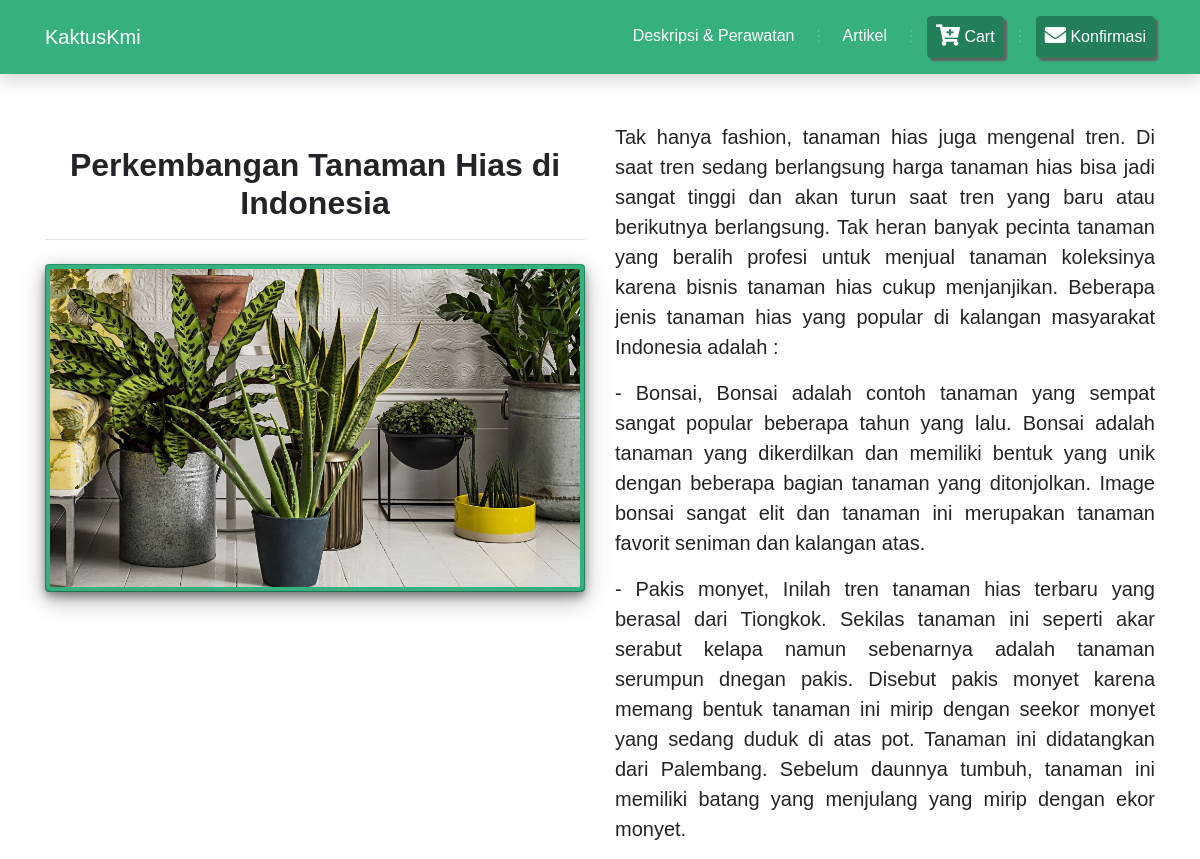
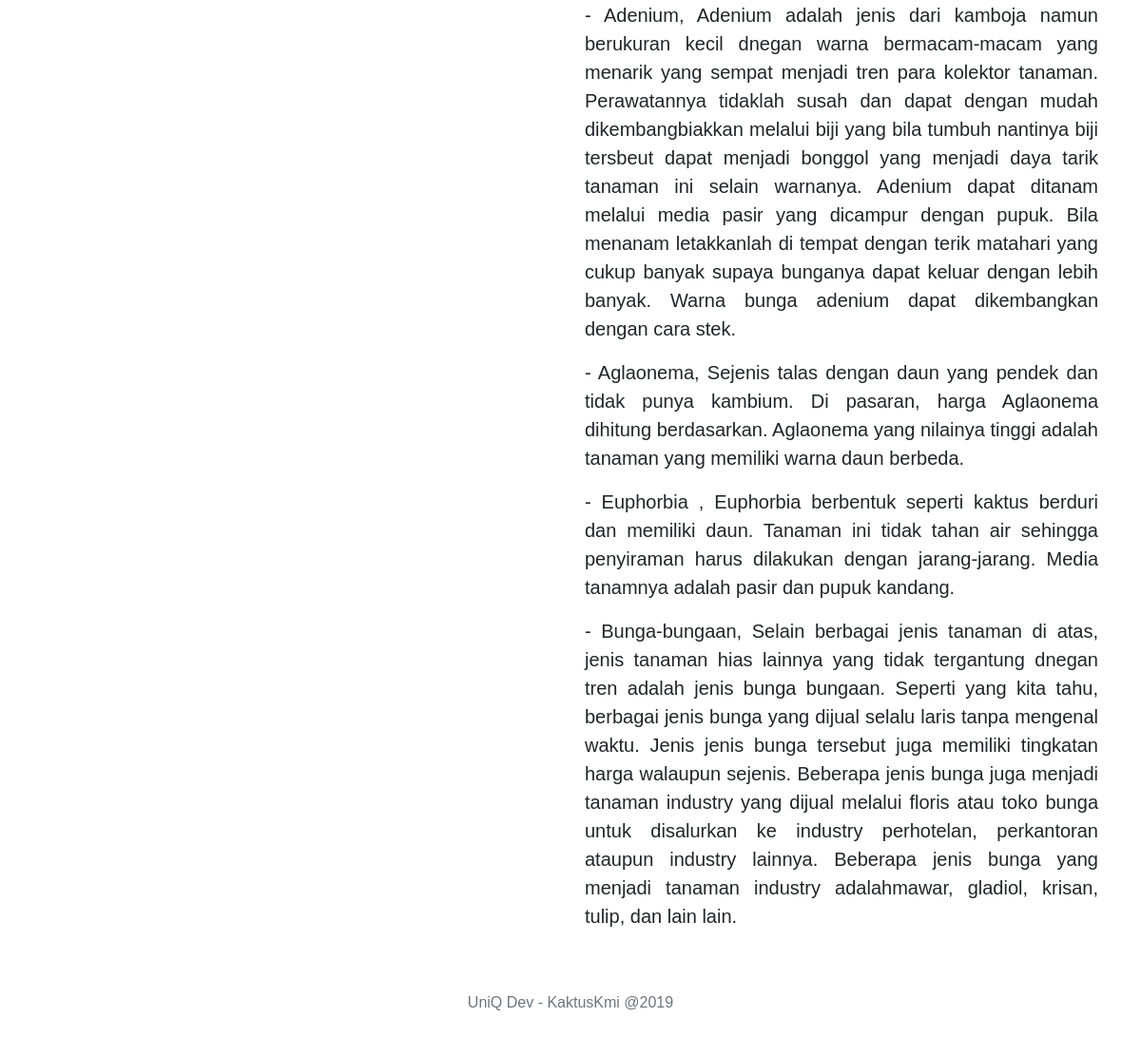
/article/artikel/19, run on the app's committed database (2 pictures, top to bottom).
### tables this page shows
CREATE TABLE `artikel` (
  `kode_artikel` int(11) NOT NULL,
  `judul` varchar(60) NOT NULL,
  `isi` text NOT NULL,
  `tanggal` int(11) NOT NULL,
  `gambar` varchar(40) NOT NULL
);

### application/controllers/Article.php (called while the page is built, shortened)
<?php
    Class Article extends CI_Controller
    {
        private $data;
        public function __construct(){
            $this->load->model('Article_Model');
            $this->load->model('cart_model');
            $this->load->library('pagination');
            $this->data['data'] = $this->cart_model->getcart();
            $this->data['judul'] = 'KaktusKmi';
        }
        public function artikel($id)
        {
            $data['artikelku'] = $this->Article_Model->getByIdArtikel($id);
            $this->load->view('templates/header', $this->data);
            $this->load->view('article/artikel', $data);
            $this->load->view('templates/footer');
        }
    }
?>

### index.php (called while the page is built, shortened)
<?php
require_once BASEPATH.'core/CodeIgniter.php';

### application/models/Article_Model.php (called while the page is built, shortened)
<?php
class Article_Model extends CI_Model
{
        public function getByIdArtikel($id){
            $this->db->select("*");
            $this->db->from("artikel");
            $this->db->where('kode_artikel', $id);
            return $this->db->get()->row();
        }
}

### application/views/article/artikel.php (the view)
<section class="container mt-5">
	<div class="row">
		<div class="col-lg-6 col-md-12 col-sm-12">
			<div class="my-4">
				<h2 class="text-center font-weight-bold"><?php echo $artikelku->judul;?></h1>
        <hr>
			</div>
			<div class="card bg-dark">
				<img src="<?php echo base_url().'gambar/'.$artikelku->gambar?>" class="img-fluid" alt="Responsive image">
			</div>
		</div>
		<div class="col-lg-6 col-md-12 col-sm-12">
			<div id="artikel">
				<?php echo $artikelku->isi;?>
			</div>
		</div>
	</div>
</section>

### assets/css/style.css (style rules this page uses)
#artikel { text-align: justify; font-size: 20px; }

### data on the page
artikel: judul "Perkembangan Tanaman Hias di Indonesia", gambar (picture), isi "Tak hanya fashion, tanaman hias juga mengenal tren. Di saat tren sedang berlangsung harga tanaman hias bisa jadi sangat tinggi dan akan turun saat tren yang baru atau berikutnya berlangsung. Tak heran banyak pecinta tanaman yang beralih profesi untuk menjual tanaman koleksinya karena bisnis tanaman hias cukup menjanjikan. Beberapa jenis tanaman hias yang popular di kalangan masyarakat Indonesia adalah : - Bonsai, Bonsai adalah contoh tanaman yang sempat sangat popular beberapa tahun yang lalu. Bonsai adalah tanaman yang dikerdilkan dan memiliki bentuk yang unik dengan beberapa bagian tanaman yang ditonjolkan. Image bonsai sangat elit dan tanaman ini merupakan tanaman favorit seniman dan…"
